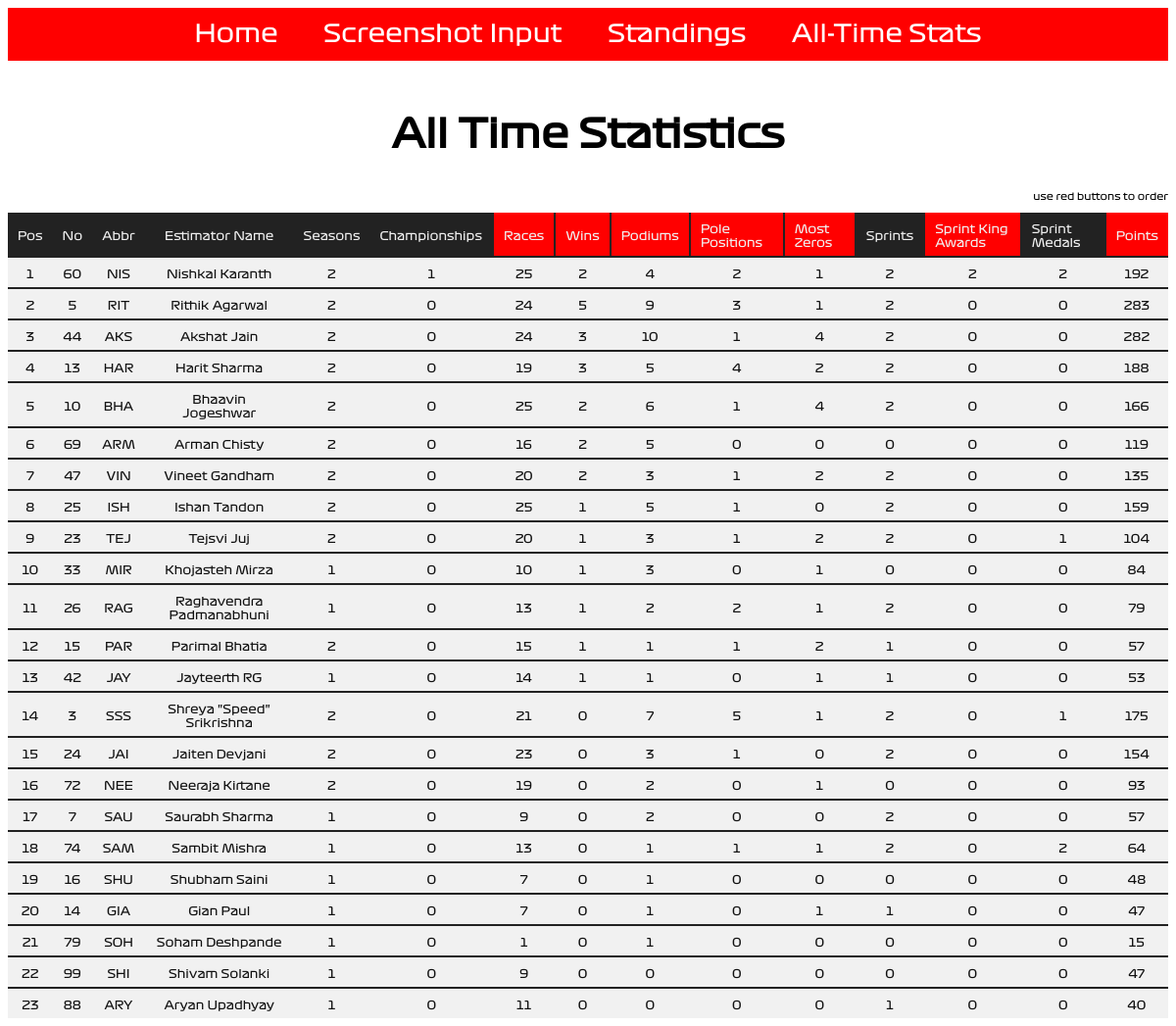
The app's page /alltimestats/, older data.
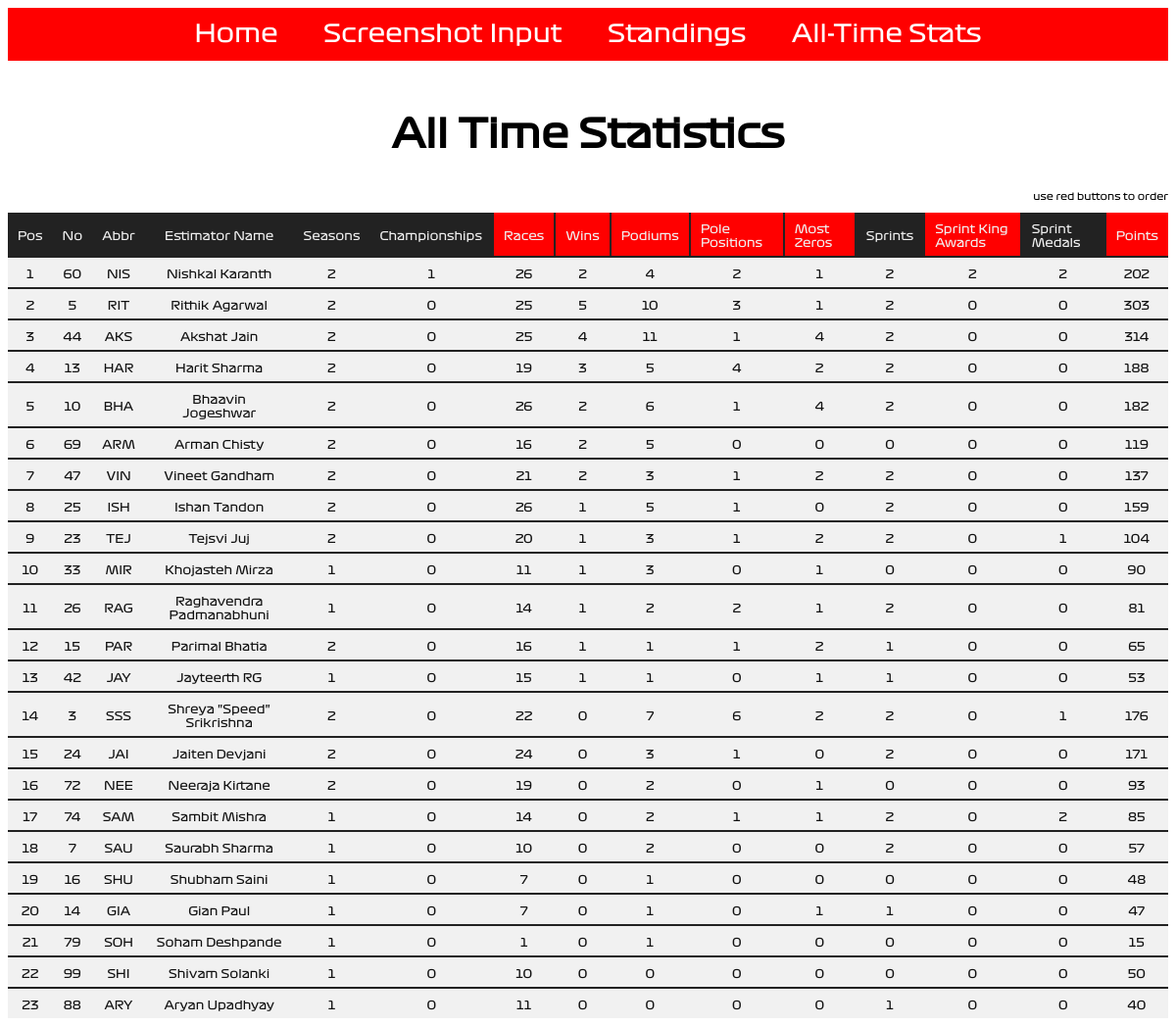
The same page, newer data.
### input_portal/models.py (models this page shows, shortened)
class alltime_leaderboard(models.Model):
    abbr = models.CharField(max_length = 4, unique = True)
    first_name = models.CharField(max_length = 32)
    last_name = models.CharField(max_length = 32)
    driver_no = models.IntegerField()
    points = models.FloatField()
    races = models.IntegerField()
    wins = models.IntegerField()
    podiums = models.IntegerField()
    sprints = models.IntegerField()
    sprint_king = models.IntegerField()
    sprint_medals = models.IntegerField()
    poles = models.IntegerField()
    most_zeros = models.IntegerField()
    seasons = models.IntegerField()
    championships = models.IntegerField()

### input_portal/views.py (the view)
# urls.py: path('alltimestats/', views.AllTimeStatsView, name='alltimestats'),
def AllTimeStatsView(request):
    href_list=['races', 'wins', 'podiums', 'poles', 'mostzeros', 'sprintkings', 'points']
    selected_list=['unselected', 'unselected', 'unselected', 'unselected', 'unselected', 'unselected', 'unselected']
    alltimestats_list = alltime_leaderboard.objects.order_by('-championships', '-wins', '-podiums', '-points')
    stats_dict = {'stat_table' : alltimestats_list, 'h': href_list, 's': selected_list}
    return render(request, 'alltimestats.html', context = stats_dict)

### input_portal/templates/input_portal/alltimestats.html
<!DOCTYPE html>
{% extends "input_portal/base.html" %}
{% block body_block %}
  <h2>All Time Statistics</h2>
  <p style="text-align: right; font-size: 10px"> use red buttons to order </p>
  {% if stat_table %}
  <table class="current_leaderboard centre">
  <thead>
    <td class="statHead"> Pos </td>
    <td class="statHead"> No </td>
    <td class="statHead"> Abbr </td>
    <td class="statHead tcentre"> Estimator Name </td>
    <td class="statHead"> Seasons </td>
    <td class="statHead"> Championships </td>
    <td class="statButton{{ s.0 }}"> <a href = "{{ h.0 }}"> Races </a> </td>
    <td class="statButton{{ s.1 }}"> <a href = "{{ h.1 }}"> Wins </a> </td>
    <td class="statButton{{ s.2 }}"> <a href = "{{ h.2 }}"> Podiums </a> </td>
    <td class="statButton{{ s.3 }}"> <a href = "{{ h.3 }}"> Pole Positions </a> </td>
    <td class="statButton{{ s.4 }}"> <a href = "{{ h.4 }}"> Most Zeros </a> </td>
    <td class="statHead"> Sprints </td>
    <td class="statButton{{ s.5 }}"> <a href = "{{ h.5 }}"> Sprint King Awards </a> </td>
    <td class="statHead"> Sprint Medals </td>
    <td class="statButton{{ s.6 }}"> <a href = "{{ h.6 }}"> Points </a> </td>
  </thead>
  {% for row in stat_table %}
    <tr>
      <td class="statText"> {{ forloop.counter }} </td>
      <td class="statText"> {{ row.driver_no }} </td>
      <td class="statText"> {{ row.abbr }} </td>
      <td class="statText"> {{ row.first_name }} {{ row.last_name }} </td>
      <td class="statText"> {{ row.seasons }} </td>
      <td class="statText"> {{ row.championships }} </td>
      <td class="statText"> {{ row.races }} </td>
      <td class="statText"> {{ row.wins }} </td>
      <td class="statText"> {{ row.podiums }} </td>
      <td class="statText"> {{ row.poles }} </td>
      <td class="statText"> {{ row.most_zeros }} </td>
      <td class="statText"> {{ row.sprints }} </td>
      <td class="statText"> {{ row.sprint_king }} </td>
      <td class="statText"> {{ row.sprint_medals }} </td>
      <td class="statText"> {{ row.points|floatformat:0 }} </td>
    </tr>
  {% endfor %}
  </table>
  {% else %}
    <p>No data found </p>
  {% endif %}
{% endblock %}

### input_portal/templates/input_portal/base.html (shortened to what this page needs)
{% load static %}
<!DOCTYPE html>
<html lang="en" dir="ltr">
  <head>
    <link rel="stylesheet" type="text/css" href="{% static '\css\formulaone.css' %}">
  </head>
  <body>
    <div style="background-color:red; font-family: f1reg; text-align: center; font-size: 25px; padding: 1%">
      <a href = "../../about" style="color: white">
        Home
      </a>
      <span style = "color:red">.....</span>
      <a href = "../../draggable" style="color: white">
        Screenshot Input
      </a>
      <span style = "color:red">.....</span>
      <a href = "../../estimatorstandings" style="color: white">
        Standings
      </a>
      <span style = "color:red">.....</span>
      <a href = "../../alltimestats" style="color: white">
        All-Time Stats
      </a>
    </div>
    <br>
    {% block body_block %}
    {% endblock %}
  </body>
</html>

### static/css/formulaone.css (style rules this page uses)
a:link { text-decoration: none; }
a { color: inherit; }
h2 { color: black; text-align: center; font-family: f1reg; font-size: 40px; }
p { color: black; text-align: center; font-family: f1reg; font-size: 20px; }
.centre { margin-left: auto; margin-right: auto; }
.tcentre { text-align: center; }
table { border-collapse: collapse; border-radius: 5px; border-style: hidden; box-shadow: 0 0 0 8px white; }
td { padding-top: 6px; padding-bottom: 6px; padding-right: 10px; padding-left: 10px; }
.resultTable, td { background-color: #f1f1f1; padding-top: 10px; }
.statHead { background-color: #222222; color: #f1f1f1; font-size: 12px; font-family: f1reg; }
.statButtonunselected { background-color: red; color: #f1f1f1; font-size: 12px; font-family: f1reg; border-left: 2px solid #222222; border-right: 2px solid #222222; }
.statText { background-color: #f1f1f1; color: #111111; font-size: 12px; font-family: f1reg; border-top: 2px solid #222222; border-bottom: 2px solid #222222; text-align: center; }

Row changes from the older to the newer data that the page shows:
changed alltime_leaderboard "NIS": races "25" → "26"; points "192" → "202"
changed alltime_leaderboard "RIT": races "24" → "25"; podiums "9" → "10"; points "283" → "303"
changed alltime_leaderboard "AKS": races "24" → "25"; wins "3" → "4"; podiums "10" → "11"; points "282" → "314"
changed alltime_leaderboard "BHA": races "25" → "26"; points "166" → "182"
changed alltime_leaderboard "VIN": races "20" → "21"; points "135" → "137"
changed alltime_leaderboard "ISH": races "25" → "26"
changed alltime_leaderboard "MIR": races "10" → "11"; points "84" → "90"
changed alltime_leaderboard "RAG": races "13" → "14"; points "79" → "81"
changed alltime_leaderboard "PAR": races "15" → "16"; points "57" → "65"
changed alltime_leaderboard "JAY": races "14" → "15"
changed alltime_leaderboard "SSS": races "21" → "22"; poles "5" → "6"; most_zeros "1" → "2"; points "175" → "176"
changed alltime_leaderboard "JAI": races "23" → "24"; points "154" → "171"
changed alltime_leaderboard "SAM": races "13" → "14"; podiums "1" → "2"; points "64" → "85"; moves up the list
changed alltime_leaderboard "SAU": races "9" → "10"
changed alltime_leaderboard "SHI": races "9" → "10"; points "47" → "50"
